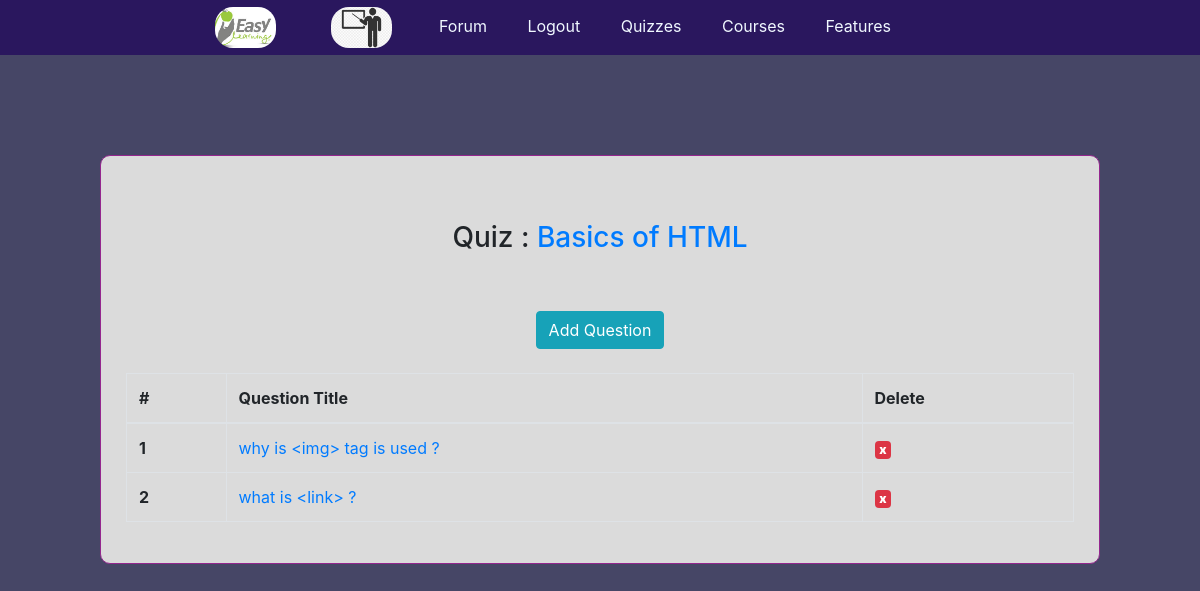
The page /quiz/details/7/ (signed in) on the database its author committed.
### app_quiz/models.py (models this page shows, shortened)
class Quiz(models.Model):
    author = models.ForeignKey(
        User, on_delete=models.CASCADE, related_name='quiz_author')
    catagory = models.ForeignKey(
        Catagory, on_delete=models.CASCADE, related_name='quiz_catagory', null=True)
    title = models.CharField(max_length=264)
    created = models.DateTimeField(auto_now_add=True)
    class Meta:
        ordering = ('-created',)

class Question(models.Model):
    quiz = models.ForeignKey(
        Quiz, on_delete=models.CASCADE, related_name='questions')
    title = models.CharField(max_length=264)

### app_quiz/views.py (the view)
# urls.py: path('details/<int:quiz_pk>/', views.quizDetailsView, name="quiz_details"),
@login_required
@tutor_required
def quizDetailsView(request, quiz_pk):
    quiz = get_object_or_404(Quiz, pk=quiz_pk)
    question_list = Question.objects.filter(quiz=quiz)
    return render(request, 'app_quiz/tutor/quiz_details.html', {
        'question_list': question_list,
        'quiz': quiz,
        'quiz_pk': quiz_pk,
    })

### templates/app_quiz/tutor/quiz_details.html
{% extends 'base.html' %}
{% block body_block %}
<h3> Quiz : <a href="{% url 'app_quiz:edit_quiz' quiz_pk=quiz_pk %}">{{quiz.title}} </a></h3>
<br><br>
<a href="{% url 'app_quiz:add_question' quiz_pk=quiz_pk %}" class="btn btn-info">Add Question</a>
<br><br>
<table class="table table-bordered table-hover">
    <thead>
        <tr>
            <th>#</th>
            <th>Question Title</th>
            <th>Delete</th>
        </tr>
    </thead>
    <tbody>
        {% for question in question_list %}
        <tr>
            <th> {{forloop.counter}} </th>
            <td><a href="{% url 'app_quiz:add_options' quiz_pk=quiz_pk ques_pk=question.pk %}"> {{question.title}} </a>
            </td>
            <td><a href="{% url 'app_quiz:delete_question' ques_pk=question.pk quiz_pk=quiz_pk %}"
                    class="badge badge-danger"><strong>x</strong></a></td>
        </tr>
        {% empty %}
        <tr>
            <td colspan="4">No Question Here...!</td>
        </tr>
        {% endfor %}
    </tbody>
</table>
{% endblock %}

### static/css/base.css (style rules this page uses)
body { background-color: rgb(70, 70, 102); }

### rows shown on the page
Quiz: title "Basics of HTML"
Question: title "why is <img> tag is used ?"
Question: title "what is <link> ?"
